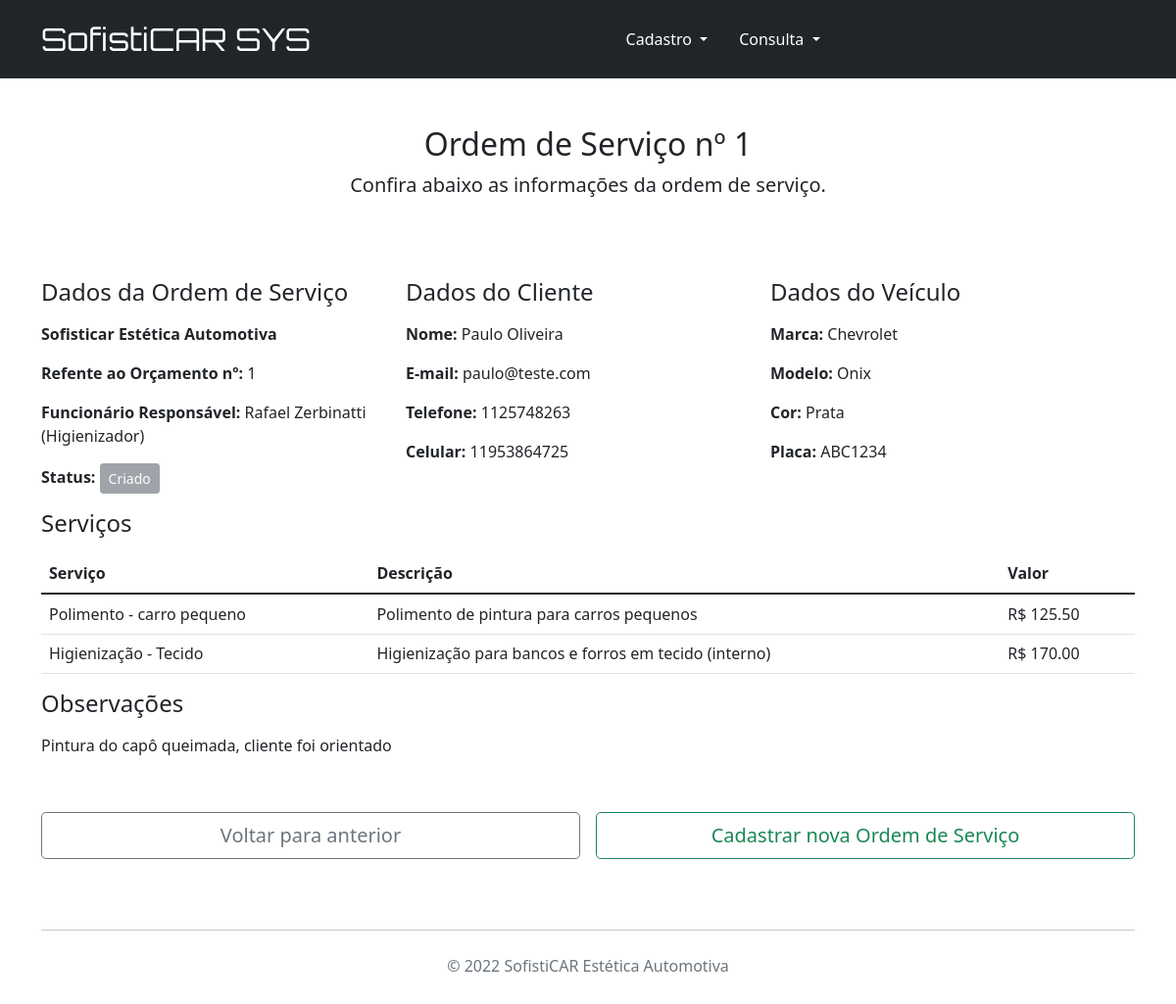
The app's page /info_os/1 with its own data.
### cadastro_clientes.py (models this page shows, shortened)
class OrdemServico(db.Model):
    __tablename__ = "ordemServico"
    id = db.Column(db.Integer, primary_key=True, autoincrement=True)
    status = db.Column(db.JSON, nullable=False)
    orcamento_id = db.Column(
        db.Integer, db.ForeignKey('orcamento.id'))
    orcamento = relationship('Orcamento')
    funcionario_id = db.Column(
        db.Integer, db.ForeignKey('funcionarios.ID'))
    funcionario = relationship('Funcionario')
    descricao = db.Column(db.String(250), default=None)
    def status_os(self):
        status = {
            '1': 'Criado',
            '2': 'Aprovado',
            '3': 'Cancelado',
            '4': 'Em execução',
            '5': 'Finalizado'
        }
        return status
    def retorna_status_os(self, status_id):
        lista = self.status_os()
        status = lista[status_id]
        return status

class Orcamento(db.Model):
    __tablename__ = "orcamento"
    id = db.Column(db.Integer, primary_key=True, autoincrement=True)
    data = db.Column(db.DateTime, default=datetime.now)
    status = db.Column(db.JSON, nullable=False)
    veiculo_id = db.Column(db.Integer, db.ForeignKey('veiculos.ID'))
    veiculo = relationship('Veiculo', backref="orcamento")
    servico_id = db.Column(db.JSON, db.ForeignKey('servicos.ID'))
    servico = relationship('Servico')
    produto_id = db.Column(db.JSON, db.ForeignKey('produtos.ID'))
    produto = relationship('Produto')
    agendamento = relationship('Agendamento')
    ordemServico = relationship('OrdemServico')

class Funcionario(db.Model):
    __tablename__ = 'funcionarios'
    id = db.Column('ID', db.Integer, primary_key=True, autoincrement=True)
    nome = db.Column('Nome', db.String(150), nullable=False)
    email = db.Column('Email', db.String(150), nullable=False)
    telefone = db.Column('Telefone', db.String(150), nullable=False)
    celular = db.Column('Celular', db.String(150), nullable=False)
    dataAniversario = db.Column(
        'DataAniversario', db.String(10), nullable=False)
    dataContrato = db.Column('DataContrato', db.String(10), nullable=False)
    funcao = db.Column('Funcao', db.String(150), nullable=False)
    senha = db.Column('Senha', db.String(50))
    ordemServico = relationship('OrdemServico', backref="funcionarios")

class Cliente(db.Model):
    __tablename__ = 'clientes'
    id = db.Column('ID', db.Integer, primary_key=True, autoincrement=True)
    nome = db.Column('Nome', db.String(150), nullable=False)
    email = db.Column('Email', db.String(150), nullable=False)
    telefone = db.Column('Telefone', db.String(150), nullable=False)
    celular = db.Column('Celular', db.String(150), nullable=False)
    veiculos = relationship(Veiculo, backref="clientes")

class Veiculo(db.Model):
    __tablename__ = 'veiculos'
    id = db.Column('ID', db.Integer, primary_key=True, autoincrement=True)
    marca = db.Column('Marca', db.String(150), nullable=False)
    modelo = db.Column('Modelo', db.String(150), nullable=False)
    cor = db.Column('Cor', db.String(150), nullable=False)
    placa = db.Column('Placa', db.String(150), nullable=False)
    cliente_id = db.Column(db.Integer, db.ForeignKey('clientes.ID'))
    cliente = relationship('Cliente')
    orcamentos = relationship(Orcamento, backref="veiculos")
    agendamento = relationship(Agendamento, backref='veiculos')

class Servico(db.Model):
    __tablename__ = 'servicos'
    id = db.Column('ID', db.Integer, primary_key=True, autoincrement=True)
    nome = db.Column('Nome', db.String(150), nullable=False)
    descricao = db.Column('Descricao', db.String(250), nullable=False)
    valor = db.Column('Valor', db.Float, nullable=False)
    orcamentos = relationship(Orcamento, backref="servicos")

### cadastro_clientes.py (the view)
@app.route('/info_os/<int:id>')
def info_os(id):
    ordemServico = OrdemServico.query.get(id)
    orcamento = Orcamento.query.get(ordemServico.orcamento_id)
    veiculo = Veiculo.query.get(orcamento.veiculo_id)
    cliente = Cliente.query.get(veiculo.cliente_id)
    funcionario = Funcionario.query.get(ordemServico.funcionario_id)
    servico = Servico.query.all()
    return render_template('info_os.html', ordemServico=ordemServico, orcamento=orcamento, veiculo=veiculo, cliente=cliente, funcionario=funcionario, servico=servico)

### templates/info_os.html (shortened to what this page needs)
{% extends "base.html" %}
{% block conteudo %}
<main class="container">
    <div class="py-5 text-center">
        <h2>Ordem de Serviço nº {{ ordemServico.id }}</h2>
        <p class="lead">Confira abaixo as informações da ordem de serviço.</p>
    </div>
    <div class="row g-5">
        <div class="col-12">
            <div class="col-12 d-flex">
                <div class="col-4 mt-3">
                    <h4 class="mb-3">Dados da Ordem de Serviço</h4>
                    <p><strong>Sofisticar Estética Automotiva</strong></p>
                    <p><strong>Refente ao Orçamento nº: </strong>{{orcamento.id}}</p>
                    <p><strong>Funcionário Responsável: </strong>{{funcionario.nome}} ({{funcionario.funcao}})</p>
                    <p>
                        <strong>Status: </strong>
                        {% set ultimo_status = [] %}
                        {% set ultimo_status = ordemServico.status.keys() | list %}
                        {% if ultimo_status[-1] == '1' or ultimo_status[-1] == '4'%}
                        <td><button type="button" class="btn btn-secondary btn-sm" disabled>{{ ordemServico.retorna_status_os(ultimo_status[-1]) }}</button></td>
                        {% elif ultimo_status[-1] == '3'%}
                        <td><button type="button" class="btn btn-danger btn-sm" disabled>{{ ordemServico.retorna_status_os(ultimo_status[-1]) }}</td>
                        {% elif ultimo_status[-1] == '2' or ultimo_status[-1] == '5'%}
                        <td><button type="button" class="btn btn-success btn-sm" disabled>{{ ordemServico.retorna_status_os(ultimo_status[-1]) }}</td>
                        {% endif %}
                    </p>
                </div>
                <div class="col-4 mt-3">
                    <h4 class="mb-3">Dados do Cliente</h4>
                    <p><strong>Nome: </strong>{{cliente.nome}}</p>
                    <p><strong>E-mail: </strong>{{cliente.email}}</p>
                    <p><strong>Telefone: </strong>{{cliente.telefone}}</p>
                    <p><strong>Celular: </strong>{{cliente.celular}}</p>
                </div>
                <div class="col-4 mt-3">
                    <h4 class="mb-3">Dados do Veículo</h4>
                    <p><strong>Marca: </strong>{{veiculo.marca}}</p>
                    <p><strong>Modelo: </strong>{{veiculo.modelo}}</p>
                    <p><strong>Cor: </strong>{{veiculo.cor}}</p>
                    <p><strong>Placa: </strong>{{veiculo.placa}}</p>
                </div>
            </div>
            {% if orcamento.servico_id != {} %}
                <table class="table">
                    <h4 class="mb-3">Serviços</h4>
                    <thead class="col-12">
                        <th>Serviço</th>
                        <th>Descrição</th>
                        <th>Valor</th>
                    </thead>
                    <tbody class="col-12">
                        {% for serv in servico %}
                        <tr>
                            {% for item in orcamento.servico_id %}
                                {% for elemento in orcamento.servico_id[item] %}
                                        {% if elemento | float == serv.id | float %}
                                            <td>{{ serv.nome }}</td>
                                            <td>{{ serv.descricao }}</td>
                                            <td>R$ {{ '%0.2f'|format(serv.valor|float) }}</td>
                                        {% endif %}
                                {% endfor %}
                            {% endfor %}
                        </tr>
                        {% endfor %}
                    </tbody>
                </table>
                <div class="col-4 mt-3">
                    <h4 class="mb-3">Observações</h4>
                    <p>{{ordemServico.descricao}}</p>
                </div>
            {% endif %}
            <div class="row g-3">
                <div class="col-md-12 col-lg-6 p-2">
                    <button class="w-100 btn btn-outline-secondary btn-lg" type="submit" name="return" onclick="history.back()">
                        Voltar para anterior
                    </button>
                </div>
                <div class="col-md-12 col-lg-6 p-2">
                    <a href="/cadastrar_os">
                        <button class="w-100 btn btn-outline-success btn-lg" type="submit">
                            Cadastrar nova Ordem de Serviço
                        </button>
                    </a>
                </div>
            </div>
        </div>
    </div>
</main>
{% endblock %}

### records on screen
OrdemServico: id "1", descricao "Pintura do capô queimada, cliente foi orientado"
Orcamento: id "1"
Funcionario: nome "Rafael Zerbinatti", funcao "Higienizador"
Cliente: nome "Paulo Oliveira", email "paulo@teste.com", telefone "1125748263", celular "11953864725"
Veiculo: marca "Chevrolet", modelo "Onix", cor "Prata", placa "ABC1234"
Servico: nome "Polimento - carro pequeno", descricao "Polimento de pintura para carros pequenos", valor "125.50"
Servico: nome "Higienização - Tecido", descricao "Higienização para bancos e forros em tecido (interno)", valor "170.00"

### other values on screen
{{ ordemServico.retorna_status_os(ultimo_status[-1]) }} "Criado"
